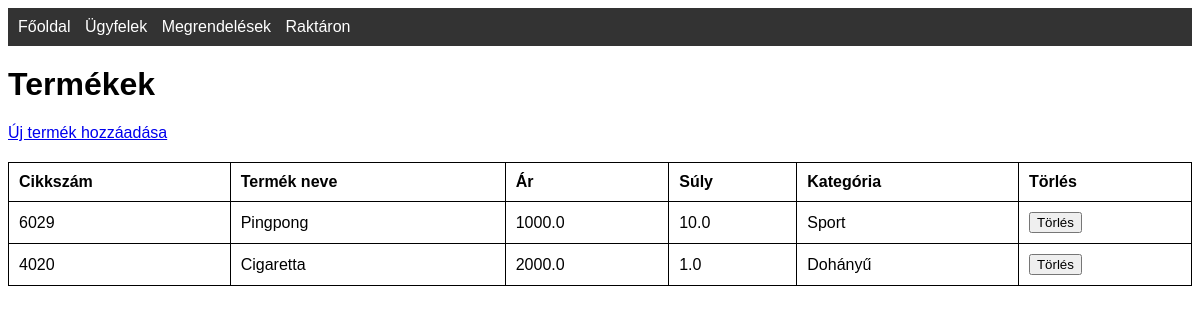
/products, run on an earlier commit of the app's database.
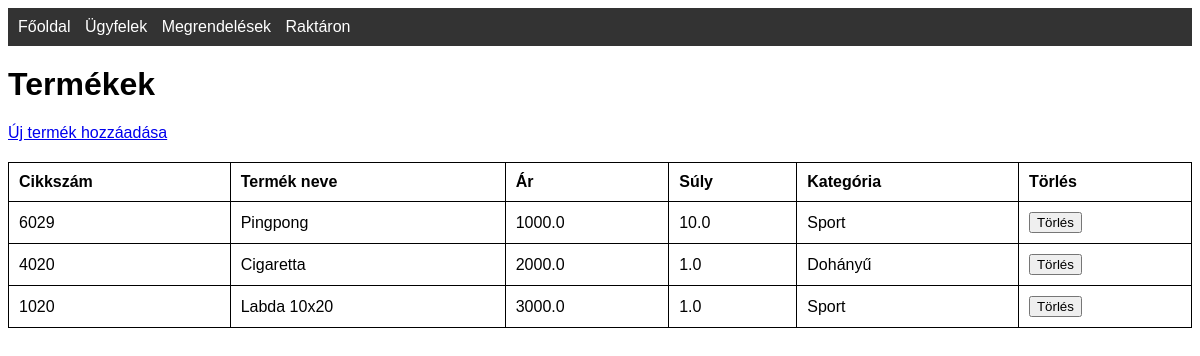
And on a later commit of the database.
### tables this page shows
CREATE TABLE products (
                    id INTEGER PRIMARY KEY,
                    cikkszam TEXT UNIQUE,
                    nev TEXT,
                    ar REAL,
                    suly REAL,
                    kategoria TEXT);

### app.py (the view)
@app.route('/products')
def products():
    conn = get_db_connection()
    products = conn.execute('SELECT * FROM products').fetchall()
    conn.close()
    return render_template('products.html', products=products)

### app.py (called while the page is built)
def get_db_connection():
    conn = sqlite3.connect('database.db')
    conn.row_factory = sqlite3.Row
    return conn

### templates/products.html (shortened to what this page needs)
<!DOCTYPE html>
<html lang="hu">
<head>
    <link rel="stylesheet" href="{{ url_for('static', filename='css/style.css') }}">
</head>
<body>
    <nav>
        <a href="{{ url_for('index') }}">Főoldal</a>
        <a href="{{ url_for('customers') }}">Ügyfelek</a>
        <a href="{{ url_for('orders') }}">Megrendelések</a>
        <a href="{{ url_for('stock') }}">Raktáron</a>
    </nav>
    <h1>Termékek</h1>
    <a href="{{ url_for('add_product') }}">Új termék hozzáadása</a>
    <table>
        <thead>
            <tr>
                <th>Cikkszám</th>
                <th>Termék neve</th>
                <th>Ár</th>
                <th>Súly</th>
                <th>Kategória</th>
                <th>Törlés</th>
            </tr>
        </thead>
        <tbody>
            {% for product in products %}
            <tr>
                <td>{{ product.cikkszam }}</td>
                <td>{{ product.nev }}</td>
                <td>{{ product.ar }}</td>
                <td>{{ product.suly }}</td>
                <td>{{ product.kategoria }}</td>
                <td>
                    <form action="{{ url_for('delete_product', product_id=product.id) }}" method="post">
                        <button type="submit">Törlés</button>
                    </form>
                </td>
            </tr>
            {% endfor %}
        </tbody>
    </table>
</body>
</html>

What changed in the data, as far as the page shows it:
added products: cikkszam "1020", nev "Labda 10x20", ar "3000.0", suly "1.0", kategoria "Sport"
